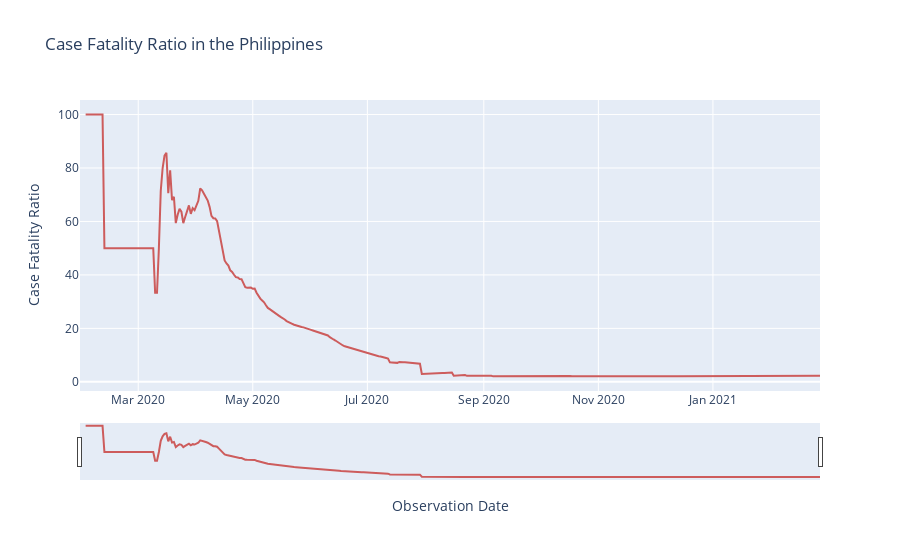

The cell this chart's notebook holds for it:
### Markdown cell above
We then proceed to plot the resulting line graph.

### Code cell
fig = go.Figure()

fig.add_trace(go.Scatter(x = ph_moving_agg_confirmed_date['ObservationDate'],
                    y = ph_moving_agg_confirmed_date['Case Fatality Ratio'],
                    name = 'Percentage Growth',
                    marker_color = 'indianred'))

fig.update_layout(xaxis_rangeslider_visible = True,
                 title = "Case Fatality Ratio in the Philippines",
                 xaxis_title = "Observation Date",
                 yaxis_title = "Case Fatality Ratio")

fig.show()

### Figure 1 — Plotly figure (JSON) as saved in the notebook; plotly's stock layout.template omitted (floating-point values rounded to 4 significant figures; data arrays with more than 128 entries replaced by an {"elided": "..."} marker saying what was removed)
{"data": [{"marker": {"color": "indianred"}, "name": "Percentage Growth", "type": "scatter", "x": {"elided": "395 str values"}, "y": {"elided": "395 float values"}}], "layout": {"title": {"text": "Case Fatality Ratio in the Philippines"}, "xaxis": {"rangeslider": {"visible": true}, "title": {"text": "Observation Date"}}, "yaxis": {"title": {"text": "Case Fatality Ratio"}}}}
